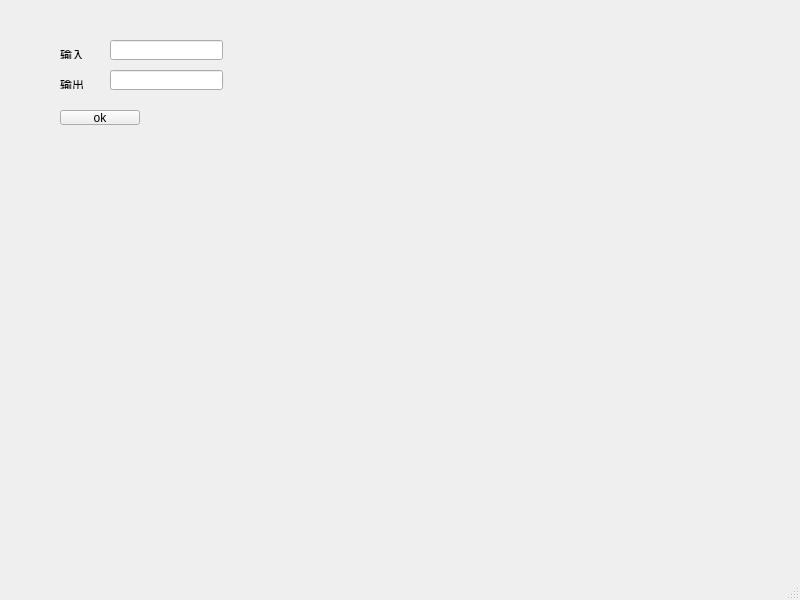
<?xml version="1.0" encoding="UTF-8"?>
<ui version="4.0">
 <class>MainWindow</class>
 <widget class="QMainWindow" name="MainWindow">
  <property name="geometry">
   <rect>
    <x>0</x>
    <y>0</y>
    <width>800</width>
    <height>600</height>
   </rect>
  </property>
  <property name="windowTitle">
   <string>MainWindow</string>
  </property>
  <widget class="QWidget" name="centralwidget">
   <widget class="QLabel" name="label">
    <property name="geometry">
     <rect>
      <x>60</x>
      <y>50</y>
      <width>41</width>
      <height>9</height>
     </rect>
    </property>
    <property name="text">
     <string>输入</string>
    </property>
   </widget>
   <widget class="QLineEdit" name="lineEdit_Input">
    <property name="geometry">
     <rect>
      <x>110</x>
      <y>40</y>
      <width>113</width>
      <height>20</height>
     </rect>
    </property>
   </widget>
   <widget class="QPushButton" name="pushButton">
    <property name="geometry">
     <rect>
      <x>60</x>
      <y>110</y>
      <width>80</width>
      <height>15</height>
     </rect>
    </property>
    <property name="text">
     <string>ok</string>
    </property>
   </widget>
   <widget class="QLabel" name="label_2">
    <property name="geometry">
     <rect>
      <x>60</x>
      <y>80</y>
      <width>41</width>
      <height>9</height>
     </rect>
    </property>
    <property name="text">
     <string>输出</string>
    </property>
   </widget>
   <widget class="QLineEdit" name="lineEdit_output">
    <property name="geometry">
     <rect>
      <x>110</x>
      <y>70</y>
      <width>113</width>
      <height>20</height>
     </rect>
    </property>
   </widget>
  </widget>
  <widget class="QMenuBar" name="menubar">
   <property name="geometry">
    <rect>
     <x>0</x>
     <y>0</y>
     <width>800</width>
     <height>17</height>
    </rect>
   </property>
  </widget>
  <widget class="QStatusBar" name="statusbar"/>
 </widget>
 <resources/>
 <connections/>
</ui>
